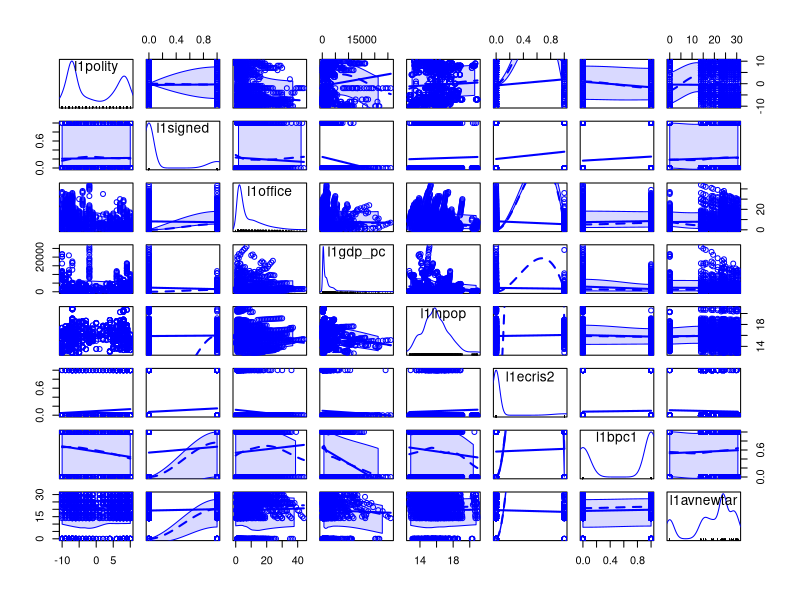
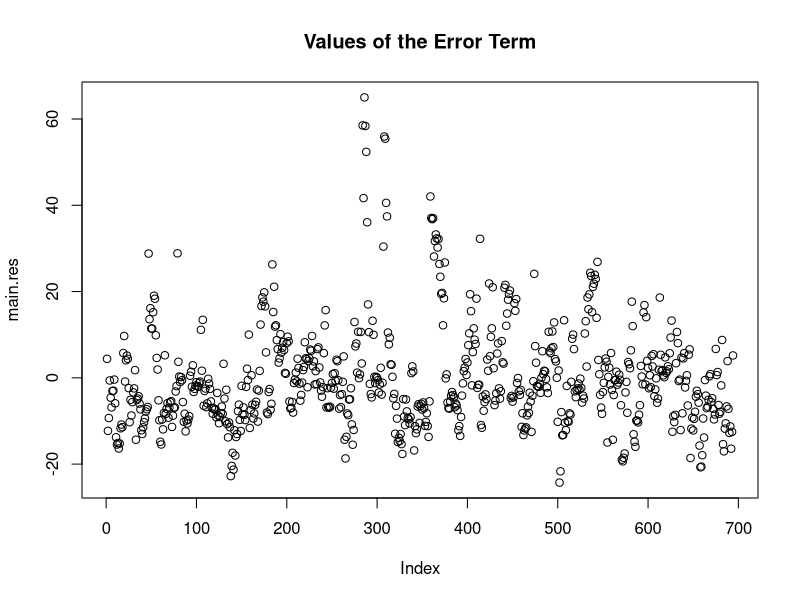
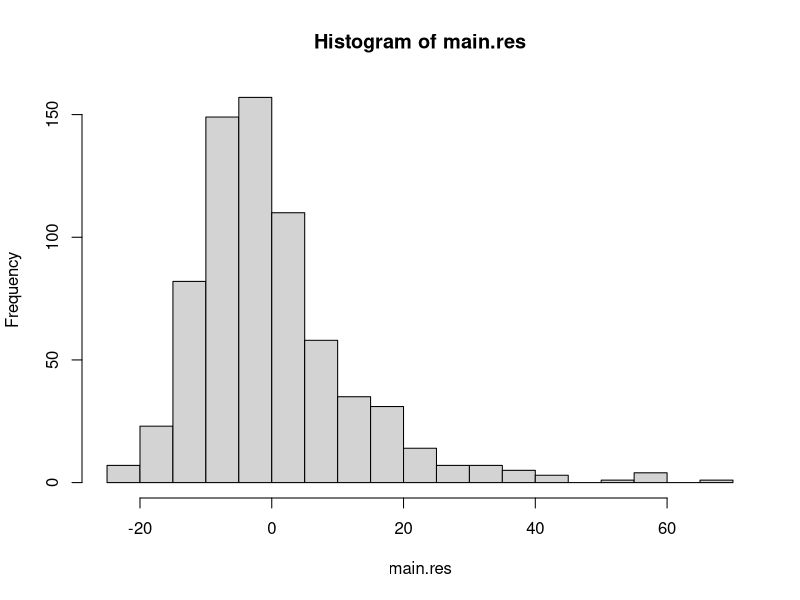
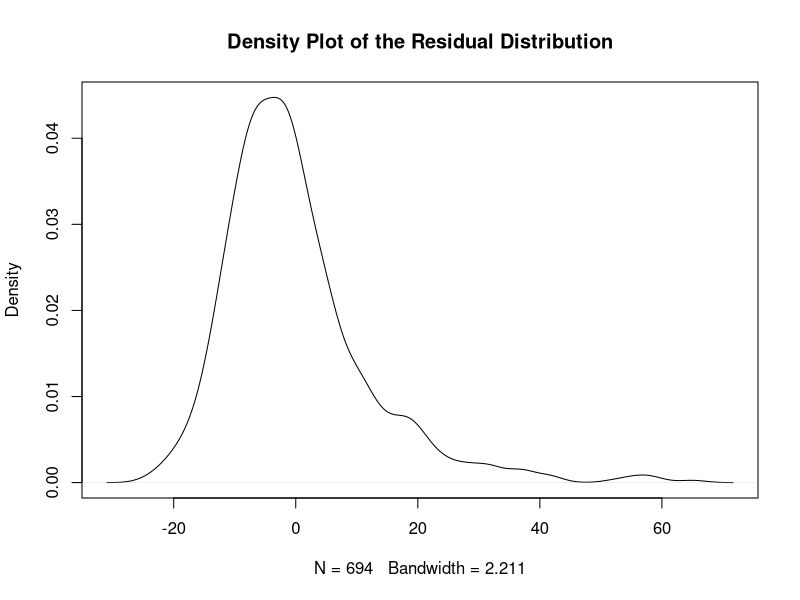
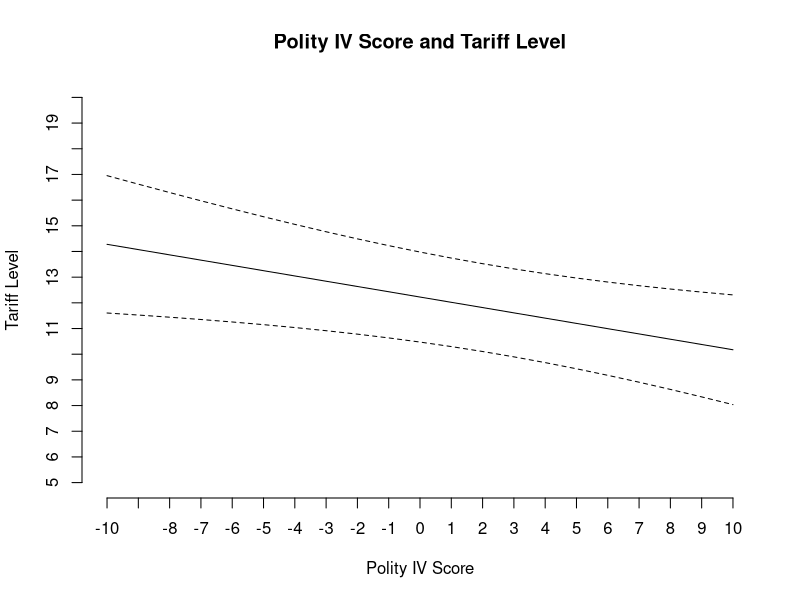

Generate these figures, in order, with R:
## ---- chunk 1
data(airquality)
summary(airquality)
## ---- chunk 2
lm1=lm(Ozone ~ Solar.R, data=airquality)
## ---- chunk 3
summary(lm1)
## ---- chunk 4
setwd('C:/Users/Jan/OneDrive/Documents/GitHub/ps630_lab/ps630_f16/')
# Sets the working directory
library(foreign)
# Allows you to read more data formats
LDC=read.dta("LDC_IO_replication.dta")
summary(LDC)
## ---- chunk 5
library(car)

LDC2=as.data.frame(LDC[,c("l1polity","l1signed","l1office","l1gdp_pc","l1lnpop",
                          "l1ecris2","l1bpc1","l1avnewtar")])
cor(LDC2)

LDC3=na.omit(LDC2)
cor(LDC3)

scatterplotMatrix(~ l1polity + l1signed + l1office + l1gdp_pc + l1lnpop + l1ecris2 + l1bpc1 + l1avnewtar, data=LDC)
## ---- chunk 6
simple=lm(newtar~l1polity, data=LDC)
summary(simple)
## ---- chunk 7
library(arm)
display(simple)
## ---- chunk 8
main=lm(newtar ~ l1polity + l1signed + l1office + l1gdp_pc + l1lnpop + l1ecris2 + l1bpc1 + l1avnewtar, data = LDC)
summary(main)
## ---- chunk 9
display(main)
## ---- chunk 10
names(main)
## ---- chunk 11
main.res = resid(main)
plot(main.res, main="Values of the Error Term")
## ---- chunk 12
hist(main.res, breaks=20)
res.density=density(main.res)
plot(res.density, main="Density Plot of the Residual Distribution")
## ---- chunk 13
nd = data.frame(l1polity=seq(-10,10,by=1), l1signed=rep(0.1511,21), l1office=rep(8.431,21), l1gdp_pc=rep(2888,21), l1lnpop=rep(15.10,21), l1ecris2=rep(0.0641,21), l1bpc1=rep(0.5909,21), l1avnewtar=rep(14.91,21))
## ---- chunk 14
nd = data.frame(l1polity=seq(-10,10,by=1),
                l1signed=rep(mean(LDC$l1signed, na.rm=T),21),
                l1office=rep(mean(LDC$l1office, na.rm=T),21),
                l1gdp_pc=rep(mean(LDC$l1gdp_pc, na.rm=T),21),
                l1lnpop=rep(mean(LDC$l1lnpop, na.rm=T),21),
                l1ecris2=rep(mean(LDC$l1ecris2, na.rm=T),21),
                l1bpc1=rep(mean(LDC$l1bpc1, na.rm=T),21),
                l1avnewtar=rep(mean(LDC$l1avnewtar, na.rm=T),21))
nd
## ---- chunk 15
pred.p1 = predict(main, type="response", se.fit=TRUE, newdata=nd)

pred.table = cbind(pred.p1$fit, pred.p1$se.fit)
pred.table
## ---- chunk 16
fit = pred.p1$fit
low = pred.p1$fit - 2*pred.p1$se.fit
high = pred.p1$fit + 2*pred.p1$se.fit
cis = cbind(fit, low, high)

cis ### To extract the values

plot(pred.p1$fit, type="l", ylim=c(5,20), main="Polity IV Score and Tariff Level", 
     xlab="Polity IV Score", ylab="Tariff Level", axes=FALSE)
axis(1, at=seq(1,21), labels=seq(-10,10,1))
axis(2, at=seq(5,20), labels=seq(5,20))
matlines(cis[,c(2,3)], lty=2, col="black")
